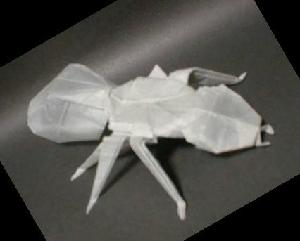
#> input picture E14046648_multimedia_hw2/ant.jpg, 300 x 241 px
$ jupyter execute --allow-errors hw2.ipynb   (older library calls are emulated)
#> lines starting #> are read from the running program, lines starting #| are printed output that depends on the picture
[cell 1]
import cv2
import numpy as np
from matplotlib import pyplot as plt
#> (the rest of this cell did not finish here and is left out)

[cell 2]
def calcHist(img,channel):
    '''
    calculate the historgram of a channel
    if channel is 3 calculate the gray-scale img historgram
    return a histrogram list of the specific channel
    '''
    his_list = [0] * 256
    if channel ==3:
        try:
            img=cv2.cvtColor(img,cv2.COLOR_BGR2GRAY)
        except:
            None
        for i in range(img.shape[0]):
            for j in range(img.shape[1]):
                his_list[img[i][j]]+=1
    else:
        for i in range(img.shape[0]):
            for j in range(img.shape[1]):
                his_list[img[i][j][channel]]+=1
    return his_list

calcHist(img,channel):

可以針對一張彩色的圖片進行各通道historgram的分布，若通道值為3則將進行灰階的計算。

創建一個大小為256的his_list，之後再遍佈圖片的每一個pixel，將其對應的值在his_list裡面做計數，最後再回傳整個list結果。

[cell 3]
def show_bgr_his(img,color=('b','g','r')):
    '''
    show the figure of the historgram of a color img
    '''
    max_y=0
    for i, col in enumerate(color):
        histr = calcHist(img,i)
        #plt.bar(range(len(histr)), histr)
        plt.plot(histr, color = col,label=color[i])
        plt.legend(loc='upper right')
        if(max_y<max(histr)):
            max_y=max(histr)
    plt.xlim([-5, 256])
    plt.show()

show_bgr_his(img,color=('b','g','r')):

可以針對一張rgb的圖片透過呼叫calcHist()得到histr，再畫出其rgb通道的historgram 的圖片，方便觀看其分布狀況。

[cell 4]
def show_gray_his_bar(img):
    '''
    show the bar figure of the historgram of a gray img
    '''
    histr = calcHist(img,3)
    plt.bar(range(len(histr)), histr,label='historgram',color='b')
    for i in range(1,len(histr)):
        histr[i]+=histr[i-1]
    plt.plot(histr, color = 'r',label='cdf')
    plt.legend(loc='upper right')
    plt.xlim([-5, 256])
    plt.show()

show_gray_his_bar(img):

 可以針對一張圖片畫出其gray scale的historgram圖片，透過呼叫calcHist()得到hist，並且同步計算cdf將趨勢圖一併化上，方便觀看其分布狀況。

[cell 5]
img_name='ant.jpg'
img=cv2.imread(img_name)
#> img is the input picture: shape (241, 300, 3); mean B, G, R 80.3, 84.7, 85.5
plt.imshow(img[:,:,::-1] )
plt.show()
print(img.shape)
#| (241, 300, 3)
plt.close()

[cell 6]
show_bgr_his(img)
#> the loop in show_bgr_his, `for i, col in enumerate(color):` made 3 passes
#> max_y on pass 1: 10155
#> after the loop in show_bgr_his, `for i, col in enumerate(color):`: max_y = 10155

[cell 7]
gray_img=cv2.cvtColor(img,cv2.COLOR_BGR2GRAY)
plt.imshow(gray_img, cmap ='gray')
plt.show()
print(gray_img.shape)
#| (241, 300)

[cell 8]
show_bgr_his(img,color=('b','g','r','gray'))
#> the loop in show_bgr_his (call 2), `for i, col in enumerate(color):` made 4 passes

[cell 9]
show_gray_his_bar(img)
#> in show_gray_his_bar, `histr = calcHist(img,3)`: histr = 256 values, max 9993 at index 0, min 0 at index 229, mean 282.4
#> after the loop in show_gray_his_bar, `for i in range(1,len(histr)):`: histr = 256 values from 9993 to 72300
#> in show_gray_his_bar, `plt.show()`:
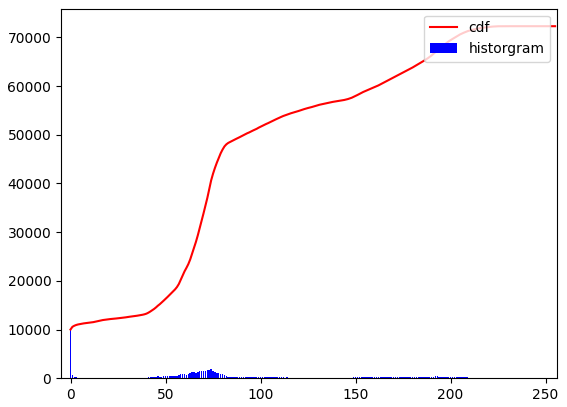
#> figure drawn by matplotlib, 1 panel; tallest bar 9993 high, from x = -0.4 to 0.4; curve peaks at x = 230, y = 72300

[cell 10]
def historgram_equilization(img):
    output=[0]*256
    histr = calcHist(img,3)
#> histr = 256 values, max 9993 at index 0, min 0 at index 229, mean 282.4
    cdf=histr.copy()
#> cdf has the same summary as histr
    for i in range(1,len(cdf)):
        cdf[i]+=cdf[i-1]
#> after the loop, cdf = 256 values from 9993 to 72300
    min_gray=0
    max_gray=0
    for i in range(len(histr)):
        if not histr[i]==0:
            min_gray=i
            break
#> this loop made 1 pass
#> min_gray on pass 1: 0
    for i in range(len(histr)-1,-1,-1):
        if not histr[i]==0:
            max_gray=i
            break
#> this loop made 26 passes
#> (i, max_gray) on pass 26: (230, 230)
#> i on passes 1 to 6: 255, 254, 253, 252, 251, 250
    for i in range(len(output)):
        output[i]=round(((cdf[i]-cdf[0])/(cdf[255]-cdf[0]))*255)
#> after the loop, output = 256 values from 0 to 255
    return output

historgram_equilization(img):

這個方法通常用來增加許多圖像的全局對比度，尤其是當圖像的有用數據的對比度相當接近的時候。通過這種方法，亮度可以更好地在直方圖上分布。這樣就可以用於增強局部的對比度而不影響整體的對比度，直方圖均衡化通過

有效地擴展常用的亮度來實現這種功能。也可以做為edge detection前的預處理，將圖片進行對比度的增強，對於邊緣就可以有效的強化。

基本上就是參照講義上的公式進行計算，其中有一向是cdf式將每一個灰階值進行累積，根據下列公式，達到出現頻率正規化的效果。

根據這個公式會得到一個table，這個table代表原先的灰階值應該對應到何種值，才可以使得出現的機率均值化，之後在將原圖根據這個table進行轉換得到正規化後的結果。


[cell 11]
table=historgram_equilization(img)
#> table = 256 values from 0 to 255

[cell 12]
result=cv2.cvtColor(img,cv2.COLOR_BGR2GRAY)
for i in range(result.shape[0]):
    for j in range(result.shape[1]):
        result[i][j]=table[result[i][j]]
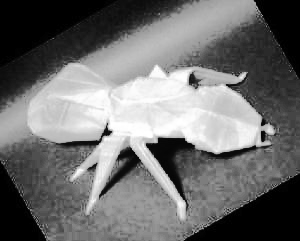
#> result: shape (241, 300); min 0, max 255, mean 111.1

[cell 13]
show_gray_his_bar(result)

[cell 14]
plt.imshow(result, cmap ='gray')
plt.show()
print(result.shape)
#| (241, 300)

[cell 15]
def convolution(img,matrix_input):
    '''
    according to the input matrix, make padding for the img
    do the 2-D convolution and return the result
    '''
    matrix=matrix_input.copy()
    result=img.copy()
    pad_num=int(len(matrix)/2)
    img_padding=np.pad(img, pad_width=((pad_num,pad_num),(pad_num,pad_num)), mode='constant', constant_values=0)
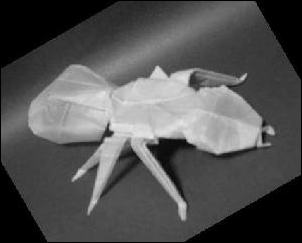
#> img_padding: shape (243, 302); min 0, max 230, mean 83.2
    result_list=[]
    for i in range(pad_num,img_padding.shape[0]-pad_num):
        row_list=[]
        for j in range(pad_num,img_padding.shape[1]-pad_num):
            sum=0
            for m in range(len(matrix)):
                for n in range(len(matrix[0])):
                    sum+=img_padding[i+m-pad_num][j+n-pad_num]*matrix[m][n]
            row_list.append(sum)
        result_list.append(row_list)
#> after the loop, result_list = 241 items
    return np.array(result_list)

convolution(img,matrix_input):

首先為了保持圖片進行完conv的結果是大小一致的，因此要先進行padding，所以根據要conv的matrix先計算出需要padding的大小，之後再進行補值。

之後再針對padding完後的圖片，針對每一個pixel將matrix當成一個遮不遮上去，進行對應的值相乘之後做總合，做為結果圖該pixel的值，將整張圖片每個pixel掃過一遍後，即可得到結果圖。

不過要注意一點是，因做完convolution可能會出現負值會超過255的值，因此格式變成16sign-bit，所以要在進行格式上的轉換轉換成8bit輸出結果才會正確。

[cell 16]
sobel_x=[[1,0,-1],[2,0,-2],[1,0,-1]]
sobel_x_img=convolution(gray_img,sobel_x)
sobel_x_img=cv2.convertScaleAbs(sobel_x_img)
sobel_x_result=convolution(result,sobel_x)
sobel_x_result=cv2.convertScaleAbs(sobel_x_result)
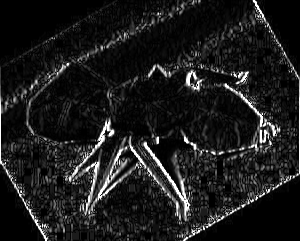
#> sobel_x_result: shape (241, 300); min 0, max 255, mean 28.4
plt.imshow(sobel_x_img, cmap ='gray')
plt.show()

[cell 17]
sobel_y=[[-1,-2,-1],[0,0,0],[1,2,1]]
sobel_y_img=convolution(gray_img,sobel_y)
sobel_y_img=cv2.convertScaleAbs(sobel_y_img)
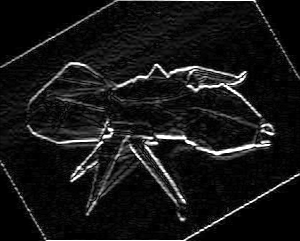
#> sobel_y_img: shape (241, 300); min 0, max 255, mean 22.2
sobel_y_result=convolution(result,sobel_y)
sobel_y_result=cv2.convertScaleAbs(sobel_y_result)
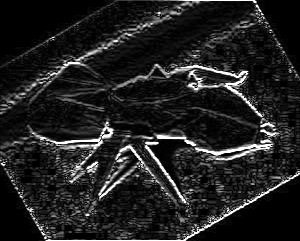
#> sobel_y_result: shape (241, 300); min 0, max 255, mean 33.4
plt.imshow(sobel_y_img, cmap ='gray')
plt.show()

[cell 18]
def combine_sobel_xy(x,y):
    col_list=[]
    for i in range(x.shape[0]):
        row_list=[]
        for j in range(x.shape[1]):
            row_list.append((x[i][j]**2+y[i][j]**2)**0.5)
        col_list.append(row_list)
#> after the loop, col_list = 241 items
    return np.array(col_list)

combine_sobel_xy(x,y):

將sobel_x與sobel_y進行平方相加後開根號，得到兩個主方向的最終結果。

[cell 19]
sobel_xy_img=combine_sobel_xy(sobel_x_img,sobel_y_img)
sobel_xy_result=combine_sobel_xy(sobel_x_result,sobel_y_result)
plt.imshow(sobel_xy_img, cmap ='gray')
plt.show()

[cell 20]
laplacian = cv2.Laplacian(gray_img,cv2.CV_64F)
sobelx = cv2.Sobel(result,cv2.CV_16S,1,0,ksize=3)
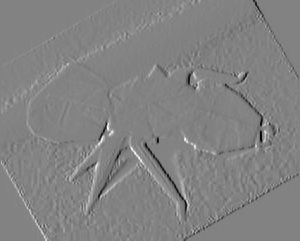
#> sobelx: shape (241, 300) int16; min -781, max 742, mean -0.2; drawn with min black and max white
sobely = cv2.Sobel(result,cv2.CV_16S,0,1,ksize=3)
#print(sobelx)
plt.subplot(2,2,1),plt.imshow(img,cmap = 'gray')
plt.title('Original'), plt.xticks([]), plt.yticks([])
plt.subplot(2,2,2),plt.imshow(laplacian,cmap = 'gray')
plt.title('Laplacian'), plt.xticks([]), plt.yticks([])
plt.subplot(2,2,3),plt.imshow(cv2.convertScaleAbs(sobelx),cmap = 'gray')
plt.title('Sobel X'), plt.xticks([]), plt.yticks([])
plt.subplot(2,2,4),plt.imshow(cv2.convertScaleAbs(sobely),cmap = 'gray')
plt.title('Sobel Y'), plt.xticks([]), plt.yticks([])

plt.show()
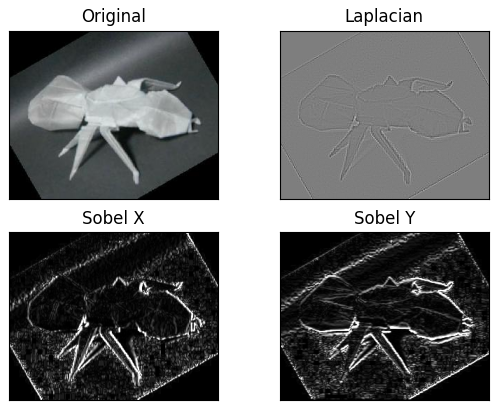
#> figure drawn by matplotlib, 4 panels; B, G, R data is drawn as R, G, B

[cell 21]
plt.subplot(2,3,1),plt.imshow(sobel_x_img,cmap = 'gray')
plt.title('Original_sobel_x'), plt.xticks([]), plt.yticks([])
plt.subplot(2,3,2),plt.imshow(sobel_y_img,cmap = 'gray')
plt.title('Original_sobel_y'), plt.xticks([]), plt.yticks([])
plt.subplot(2,3,3),plt.imshow(sobel_xy_img,cmap = 'gray')
plt.title('Original_sobel_xy'), plt.xticks([]), plt.yticks([])
plt.subplot(2,3,4),plt.imshow(sobel_x_result,cmap = 'gray')
plt.title('HisEq_sobel_x'), plt.xticks([]), plt.yticks([])
plt.subplot(2,3,5),plt.imshow(sobel_y_result,cmap = 'gray')
plt.title('HisEq_sobel_y'), plt.xticks([]), plt.yticks([])
plt.subplot(2,3,6),plt.imshow(sobel_xy_result,cmap = 'gray')
plt.title('HisEq_sobel_xy'), plt.xticks([]), plt.yticks([])
#plt.figure(figsize=(20,5))
plt.show()

[cell 22]
#Bonus~~~

def CannyThreshold(lowThreshold):
#> called with lowThreshold = 0
    detected_edges = cv2.GaussianBlur(gray,(5,5),0)
    detected_edges = cv2.Canny(detected_edges,lowThreshold,lowThreshold*ratio,apertureSize = kernel_size)
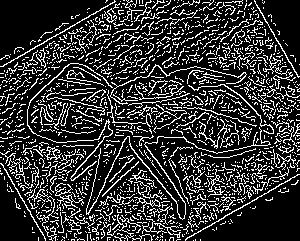
#> detected_edges: shape (241, 300); 20.4% white in thin lines or dots
    dst = cv2.bitwise_and(img,img,mask = detected_edges)  # just add some colours to edges from original image.
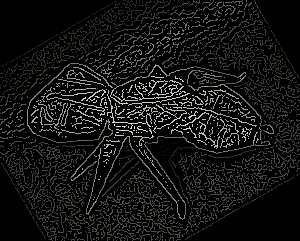
#> dst: shape (241, 300, 3); mean B, G, R 18.4, 19.5, 19.6
    cv2.imshow('canny demo',dst)

lowThreshold = 0
max_lowThreshold = 100
ratio = 3
kernel_size = 3

img = cv2.imread(img_name)
gray = cv2.cvtColor(img,cv2.COLOR_BGR2GRAY)

cv2.namedWindow('canny demo')

cv2.createTrackbar('Min threshold','canny demo',lowThreshold, max_lowThreshold, CannyThreshold)

CannyThreshold(0)  # initialization
if cv2.waitKey(0) == 27:
#> (key Esc is pressed here)
    cv2.destroyAllWindows()

$ run again, with E14046648_multimedia_hw2/sample .jpg copied over E14046648_multimedia_hw2/ant.jpg
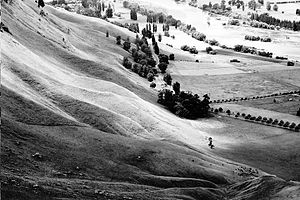
#> input picture E14046648_multimedia_hw2/sample .jpg, 300 x 200 px
#> img is the input picture: shape (200, 300, 3); min 0, max 255, mean 130.5
#| (200, 300, 3)
#> the loop in show_bgr_his, `for i, col in enumerate(color):` made 3 passes
#> max_y on pass 1: 924
#> after the loop in show_bgr_his, `for i, col in enumerate(color):`: max_y = 924
#| (200, 300)
#> the loop in show_bgr_his (call 2), `for i, col in enumerate(color):` made 4 passes
#> in show_gray_his_bar, `histr = calcHist(img,3)`: histr = 256 values, max 924 at index 255, min 113 at index 3, mean 234.4
#> after the loop in show_gray_his_bar, `for i in range(1,len(histr)):`: histr = 256 values from 774 to 60000
#> in historgram_equilization, `histr = calcHist(img,3)`: histr = 256 values, max 924 at index 255, min 113 at index 3, mean 234.4
#> in historgram_equilization, `cdf=histr.copy()`: cdf has the same summary as histr
#> after the loop in historgram_equilization, `for i in range(1,len(cdf)):`: cdf = 256 values from 774 to 60000
#> the loop in historgram_equilization, `for i in range(len(histr)):` made 1 pass
#> min_gray on pass 1: 0
#> the loop in historgram_equilization, `for i in range(len(histr)-1,-1,-1):` made 1 pass
#> (i, max_gray) on pass 1: (255, 255)
#> after the loop in historgram_equilization, `for i in range(len(output)):`: output = 256 values from 0 to 255
#| (200, 300)
#> after the loop in convolution, `for i in range(pad_num,img_padding.shape[0]-pad_num):`: result_list = 200 items
#> `sobel_y_img=cv2.convertScaleAbs(sobel_y_img)`:
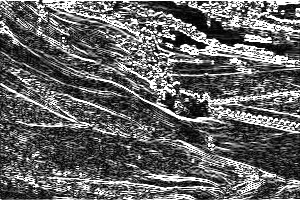
#> sobel_y_img: shape (200, 300); min 0, max 255, mean 99.7
#> in CannyThreshold, `dst = cv2.bitwise_and(img,img,mask = detected_edges)`:
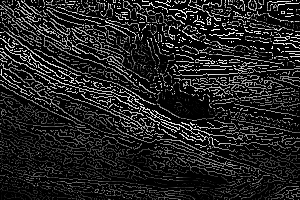
#> dst: shape (200, 300, 3); min 0, max 255, mean 35.5
